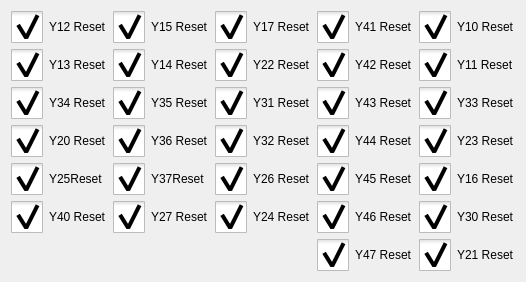
     <widget class="QWidget" name="tab_6">
      <attribute name="title">
       <string>Out Way</string>
      </attribute>
      <layout class="QGridLayout" name="gridLayout_6">
       <item row="0" column="0">
        <widget class="QCheckBox" name="y12Reset">
         <property name="styleSheet">
          <string notr="true">::indicator {
     width: 32px;
     height: 32px;
 }

::indicator:unchecked 
{
     image: url(:/resource/check_unchecked.png);
 }
::indicator:checked 
{
     image: url(:/resource/check_checked.png);
 }

QRadioButton::indicator:checked:disabled
{
 image: url(:/resource/check_checked_disable.png);
}

QRadioButton::indicator:unchecked:disabled
{
 image: url(:/resource/check_unchecked_disable.png);
}</string>
         </property>
         <property name="text">
          <string>Y12 Reset</string>
         </property>
         <property name="checked">
          <bool>true</bool>
         </property>
        </widget>
       </item>
       <item row="0" column="1">
        <widget class="QCheckBox" name="y15Reset">
         <property name="styleSheet">
          <string notr="true">::indicator {
     width: 32px;
     height: 32px;
 }

::indicator:unchecked 
{
     image: url(:/resource/check_unchecked.png);
 }
::indicator:checked 
{
     image: url(:/resource/check_checked.png);
 }

QRadioButton::indicator:checked:disabled
{
 image: url(:/resource/check_checked_disable.png);
}

QRadioButton::indicator:unchecked:disabled
{
 image: url(:/resource/check_unchecked_disable.png);
}</string>
         </property>
         <property name="text">
          <string>Y15 Reset</string>
         </property>
         <property name="checked">
          <bool>true</bool>
         </property>
        </widget>
       </item>
       <item row="0" column="2">
        <widget class="QCheckBox" name="y17Reset">
         <property name="styleSheet">
          <string notr="true">::indicator {
     width: 32px;
     height: 32px;
 }

::indicator:unchecked 
{
     image: url(:/resource/check_unchecked.png);
 }
::indicator:checked 
{
     image: url(:/resource/check_checked.png);
 }

QRadioButton::indicator:checked:disabled
{
 image: url(:/resource/check_checked_disable.png);
}

QRadioButton::indicator:unchecked:disabled
{
 image: url(:/resource/check_unchecked_disable.png);
}</string>
         </property>
         <property name="text">
          <string>Y17 Reset</string>
         </property>
         <property name="checked">
          <bool>true</bool>
         </property>
        </widget>
       </item>
       <item row="0" column="4">
        <widget class="QCheckBox" name="y10Reset">
         <property name="styleSheet">
          <string notr="true">::indicator {
     width: 32px;
     height: 32px;
 }

::indicator:unchecked 
{
     image: url(:/resource/check_unchecked.png);
 }
::indicator:checked 
{
     image: url(:/resource/check_checked.png);
 }

QRadioButton::indicator:checked:disabled
{
 image: url(:/resource/check_checked_disable.png);
}

QRadioButton::indicator:unchecked:disabled
{
 image: url(:/resource/check_unchecked_disable.png);
}</string>
         </property>
         <property name="text">
          <string>Y10 Reset</string>
         </property>
         <property name="checked">
          <bool>true</bool>
         </property>
        </widget>
       </item>
       <item row="1" column="0">
        <widget class="QCheckBox" name="y13Reset">
         <property name="styleSheet">
          <string notr="true">::indicator {
     width: 32px;
     height: 32px;
 }

::indicator:unchecked 
{
     image: url(:/resource/check_unchecked.png);
 }
::indicator:checked 
{
     image: url(:/resource/check_checked.png);
 }

QRadioButton::indicator:checked:disabled
{
 image: url(:/resource/check_checked_disable.png);
}

QRadioButton::indicator:unchecked:disabled
{
 image: url(:/resource/check_unchecked_disable.png);
}</string>
         </property>
         <property name="text">
          <string>Y13 Reset</string>
         </property>
         <property name="checked">
          <bool>true</bool>
         </property>
        </widget>
       </item>
       <item row="1" column="1">
        <widget class="QCheckBox" name="y14Reset">
         <property name="styleSheet">
          <string notr="true">::indicator {
     width: 32px;
     height: 32px;
 }

::indicator:unchecked 
{
     image: url(:/resource/check_unchecked.png);
 }
::indicator:checked 
{
     image: url(:/resource/check_checked.png);
 }

QRadioButton::indicator:checked:disabled
{
 image: url(:/resource/check_checked_disable.png);
}

QRadioButton::indicator:unchecked:disabled
{
 image: url(:/resource/check_unchecked_disable.png);
}</string>
         </property>
         <property name="text">
          <string>Y14 Reset</string>
         </property>
         <property name="checked">
          <bool>true</bool>
         </property>
        </widget>
       </item>
       <item row="1" column="2">
        <widget class="QCheckBox" name="y22Reset">
         <property name="styleSheet">
          <string notr="true">::indicator {
     width: 32px;
     height: 32px;
 }

::indicator:unchecked 
{
     image: url(:/resource/check_unchecked.png);
 }
::indicator:checked 
{
     image: url(:/resource/check_checked.png);
 }

QRadioButton::indicator:checked:disabled
{
 image: url(:/resource/check_checked_disable.png);
}

QRadioButton::indicator:unchecked:disabled
{
 image: url(:/resource/check_unchecked_disable.png);
}</string>
         </property>
         <property name="text">
          <string>Y22 Reset</string>
         </property>
         <property name="checked">
          <bool>true</bool>
         </property>
        </widget>
       </item>
       <item row="1" column="4">
        <widget class="QCheckBox" name="y11Reset">
         <property name="styleSheet">
          <string notr="true">::indicator {
     width: 32px;
     height: 32px;
 }

::indicator:unchecked 
{
     image: url(:/resource/check_unchecked.png);
 }
::indicator:checked 
{
     image: url(:/resource/check_checked.png);
 }

QRadioButton::indicator:checked:disabled
{
 image: url(:/resource/check_checked_disable.png);
}

QRadioButton::indicator:unchecked:disabled
{
 image: url(:/resource/check_unchecked_disable.png);
}</string>
         </property>
         <property name="text">
          <string>Y11 Reset</string>
         </property>
         <property name="checked">
          <bool>true</bool>
         </property>
        </widget>
       </item>
       <item row="2" column="0">
        <widget class="QCheckBox" name="y34Reset">
         <property name="styleSheet">
          <string notr="true">::indicator {
     width: 32px;
     height: 32px;
 }

::indicator:unchecked 
{
     image: url(:/resource/check_unchecked.png);
 }
::indicator:checked 
{
     image: url(:/resource/check_checked.png);
 }

QRadioButton::indicator:checked:disabled
{
 image: url(:/resource/check_checked_disable.png);
}

QRadioButton::indicator:unchecked:disabled
{
 image: url(:/resource/check_unchecked_disable.png);
}</string>
         </property>
         <property name="text">
          <string>Y34 Reset</string>
         </property>
         <property name="checked">
          <bool>true</bool>
         </property>
        </widget>
       </item>
       <item row="2" column="1">
        <widget class="QCheckBox" name="y35Reset">
         <property name="styleSheet">
          <string notr="true">::indicator {
     width: 32px;
     height: 32px;
 }

::indicator:unchecked 
{
     image: url(:/resource/check_unchecked.png);
 }
::indicator:checked 
{
     image: url(:/resource/check_checked.png);
 }

QRadioButton::indicator:checked:disabled
{
 image: url(:/resource/check_checked_disable.png);
}

QRadioButton::indicator:unchecked:disabled
{
 image: url(:/resource/check_unchecked_disable.png);
}</string>
         </property>
         <property name="text">
          <string>Y35 Reset</string>
         </property>
         <property name="checked">
          <bool>true</bool>
         </property>
        </widget>
       </item>
       <item row="2" column="2">
        <widget class="QCheckBox" name="y31Reset">
         <property name="styleSheet">
          <string notr="true">::indicator {
     width: 32px;
     height: 32px;
 }

::indicator:unchecked 
{
     image: url(:/resource/check_unchecked.png);
 }
::indicator:checked 
{
     image: url(:/resource/check_checked.png);
 }

QRadioButton::indicator:checked:disabled
{
 image: url(:/resource/check_checked_disable.png);
}

QRadioButton::indicator:unchecked:disabled
{
 image: url(:/resource/check_unchecked_disable.png);
}</string>
         </property>
         <property name="text">
          <string>Y31 Reset</string>
         </property>
         <property name="checked">
          <bool>true</bool>
         </property>
        </widget>
       </item>
       <item row="2" column="4">
        <widget class="QCheckBox" name="y33Reset">
         <property name="styleSheet">
          <string notr="true">::indicator {
     width: 32px;
     height: 32px;
 }

::indicator:unchecked 
{
     image: url(:/resource/check_unchecked.png);
 }
::indicator:checked 
{
     image: url(:/resource/check_checked.png);
 }

QRadioButton::indicator:checked:disabled
{
 image: url(:/resource/check_checked_disable.png);
}

QRadioButton::indicator:unchecked:disabled
{
 image: url(:/resource/check_unchecked_disable.png);
}</string>
         </property>
         <property name="text">
          <string>Y33 Reset</string>
         </property>
         <property name="checked">
          <bool>true</bool>
         </property>
        </widget>
       </item>
       <item row="3" column="0">
        <widget class="QCheckBox" name="y20Reset">
         <property name="styleSheet">
          <string notr="true">::indicator {
     width: 32px;
     height: 32px;
 }

::indicator:unchecked 
{
     image: url(:/resource/check_unchecked.png);
 }
::indicator:checked 
{
     image: url(:/resource/check_checked.png);
 }

QRadioButton::indicator:checked:disabled
{
 image: url(:/resource/check_checked_disable.png);
}

QRadioButton::indicator:unchecked:disabled
{
 image: url(:/resource/check_unchecked_disable.png);
}</string>
         </property>
         <property name="text">
          <string>Y20 Reset</string>
         </property>
         <property name="checked">
          <bool>true</bool>
         </property>
        </widget>
       </item>
       <item row="3" column="1">
        <widget class="QCheckBox" name="y36Reset">
         <property name="styleSheet">
          <string notr="true">::indicator {
     width: 32px;
     height: 32px;
 }

::indicator:unchecked 
{
     image: url(:/resource/check_unchecked.png);
 }
::indicator:checked 
{
     image: url(:/resource/check_checked.png);
 }

QRadioButton::indicator:checked:disabled
{
 image: url(:/resource/check_checked_disable.png);
}

QRadioButton::indicator:unchecked:disabled
{
 image: url(:/resource/check_unchecked_disable.png);
}</string>
         </property>
         <property name="text">
          <string>Y36 Reset</string>
         </property>
         <property name="checked">
          <bool>true</bool>
         </property>
        </widget>
       </item>
       <item row="3" column="2">
        <widget class="QCheckBox" name="y32Reset">
         <property name="styleSheet">
          <string notr="true">::indicator {
     width: 32px;
     height: 32px;
 }

::indicator:unchecked 
{
     image: url(:/resource/check_unchecked.png);
 }
::indicator:checked 
{
     image: url(:/resource/check_checked.png);
 }

QRadioButton::indicator:checked:disabled
{
 image: url(:/resource/check_checked_disable.png);
}

QRadioButton::indicator:unchecked:disabled
{
 image: url(:/resource/check_unchecked_disable.png);
}</string>
         </property>
         <property name="text">
          <string>Y32 Reset</string>
         </property>
         <property name="checked">
          <bool>true</bool>
         </property>
        </widget>
       </item>
       <item row="3" column="4">
        <widget class="QCheckBox" name="y23Reset">
         <property name="styleSheet">
          <string notr="true">::indicator {
     width: 32px;
     height: 32px;
 }

::indicator:unchecked 
{
     image: url(:/resource/check_unchecked.png);
 }
::indicator:checked 
{
     image: url(:/resource/check_checked.png);
 }

QRadioButton::indicator:checked:disabled
{
 image: url(:/resource/check_checked_disable.png);
}

QRadioButton::indicator:unchecked:disabled
{
 image: url(:/resource/check_unchecked_disable.png);
}</string>
         </property>
         <property name="text">
          <string>Y23 Reset</string>
         </property>
         <property name="checked">
          <bool>true</bool>
         </property>
        </widget>
       </item>
       <item row="4" column="0">
        <widget class="QCheckBox" name="y25Reset">
         <property name="styleSheet">
          <string notr="true">::indicator {
     width: 32px;
     height: 32px;
 }

::indicator:unchecked 
{
     image: url(:/resource/check_unchecked.png);
 }
::indicator:checked 
{
     image: url(:/resource/check_checked.png);
 }

QRadioButton::indicator:checked:disabled
{
 image: url(:/resource/check_checked_disable.png);
}

QRadioButton::indicator:unchecked:disabled
{
 image: url(:/resource/check_unchecked_disable.png);
}</string>
         </property>
         <property name="text">
          <string>Y25Reset</string>
         </property>
         <property name="checked">
          <bool>true</bool>
         </property>
        </widget>
       </item>
       <item row="4" column="1">
        <widget class="QCheckBox" name="y37Reset">
         <property name="styleSheet">
          <string notr="true">::indicator {
     width: 32px;
     height: 32px;
 }

::indicator:unchecked 
{
     image: url(:/resource/check_unchecked.png);
 }
::indicator:checked 
{
     image: url(:/resource/check_checked.png);
 }

QRadioButton::indicator:checked:disabled
{
 image: url(:/resource/check_checked_disable.png);
}

QRadioButton::indicator:unchecked:disabled
{
 image: url(:/resource/check_unchecked_disable.png);
}</string>
         </property>
         <property name="text">
          <string>Y37Reset</string>
         </property>
         <property name="checked">
          <bool>true</bool>
         </property>
        </widget>
       </item>
       <item row="4" column="4">
        <widget class="QCheckBox" name="y16Reset">
         <property name="styleSheet">
          <string notr="true">::indicator {
     width: 32px;
     height: 32px;
 }

::indicator:unchecked 
{
     image: url(:/resource/check_unchecked.png);
 }
::indicator:checked 
{
     image: url(:/resource/check_checked.png);
 }

QRadioButton::indicator:checked:disabled
{
 image: url(:/resource/check_checked_disable.png);
}

QRadioButton::indicator:unchecked:disabled
{
 image: url(:/resource/check_unchecked_disable.png);
}</string>
         </property>
         <property name="text">
          <string>Y16 Reset</string>
         </property>
         <property name="checked">
          <bool>true</bool>
         </property>
        </widget>
       </item>
       <item row="5" column="0">
        <widget class="QCheckBox" name="y40Reset">
         <property name="styleSheet">
          <string notr="true">::indicator {
     width: 32px;
     height: 32px;
 }

::indicator:unchecked 
{
     image: url(:/resource/check_unchecked.png);
 }
::indicator:checked 
{
     image: url(:/resource/check_checked.png);
 }

QRadioButton::indicator:checked:disabled
{
 image: url(:/resource/check_checked_disable.png);
}

QRadioButton::indicator:unchecked:disabled
{
 image: url(:/resource/check_unchecked_disable.png);
}</string>
         </property>
         <property name="text">
          <string>Y40 Reset</string>
         </property>
         <property name="checked">
          <bool>true</bool>
         </property>
        </widget>
       </item>
       <item row="5" column="1">
        <widget class="QCheckBox" name="y27Reset">
         <property name="styleSheet">
          <string notr="true">::indicator {
     width: 32px;
     height: 32px;
 }

::indicator:unchecked 
{
     image: url(:/resource/check_unchecked.png);
 }
::indicator:checked 
{
     image: url(:/resource/check_checked.png);
 }

QRadioButton::indicator:checked:disabled
{
 image: url(:/resource/check_checked_disable.png);
}

QRadioButton::indicator:unchecked:disabled
{
 image: url(:/resource/check_unchecked_disable.png);
}</string>
         </property>
         <property name="text">
          <string>Y27 Reset</string>
         </property>
         <property name="checked">
          <bool>true</bool>
         </property>
        </widget>
       </item>
       <item row="5" column="4">
        <widget class="QCheckBox" name="y30Reset">
         <property name="styleSheet">
          <string notr="true">::indicator {
     width: 32px;
     height: 32px;
 }

::indicator:unchecked 
{
     image: url(:/resource/check_unchecked.png);
 }
::indicator:checked 
{
     image: url(:/resource/check_checked.png);
 }

QRadioButton::indicator:checked:disabled
{
 image: url(:/resource/check_checked_disable.png);
}

QRadioButton::indicator:unchecked:disabled
{
 image: url(:/resource/check_unchecked_disable.png);
}</string>
         </property>
         <property name="text">
          <string>Y30 Reset</string>
         </property>
         <property name="checked">
          <bool>true</bool>
         </property>
        </widget>
       </item>
       <item row="6" column="4">
        <widget class="QCheckBox" name="y21Reset">
         <property name="styleSheet">
          <string notr="true">::indicator {
     width: 32px;
     height: 32px;
 }

::indicator:unchecked 
{
     image: url(:/resource/check_unchecked.png);
 }
::indicator:checked 
{
     image: url(:/resource/check_checked.png);
 }

QRadioButton::indicator:checked:disabled
{
 image: url(:/resource/check_checked_disable.png);
}

QRadioButton::indicator:unchecked:disabled
{
 image: url(:/resource/check_unchecked_disable.png);
}</string>
         </property>
         <property name="text">
          <string>Y21 Reset</string>
         </property>
         <property name="checked">
          <bool>true</bool>
         </property>
        </widget>
       </item>
       <item row="4" column="2">
        <widget class="QCheckBox" name="y26Reset">
         <property name="styleSheet">
          <string notr="true">::indicator {
     width: 32px;
     height: 32px;
 }

::indicator:unchecked 
{
     image: url(:/resource/check_unchecked.png);
 }
::indicator:checked 
{
     image: url(:/resource/check_checked.png);
 }

QRadioButton::indicator:checked:disabled
{
 image: url(:/resource/check_checked_disable.png);
}

QRadioButton::indicator:unchecked:disabled
{
 image: url(:/resource/check_unchecked_disable.png);
}</string>
         </property>
         <property name="text">
          <string>Y26 Reset</string>
         </property>
         <property name="checked">
          <bool>true</bool>
         </property>
        </widget>
       </item>
       <item row="0" column="3">
        <widget class="QCheckBox" name="y41Reset">
         <property name="styleSheet">
          <string notr="true">::indicator {
     width: 32px;
     height: 32px;
 }

::indicator:unchecked 
{
     image: url(:/resource/check_unchecked.png);
 }
::indicator:checked 
{
     image: url(:/resource/check_checked.png);
 }

QRadioButton::indicator:checked:disabled
{
 image: url(:/resource/check_checked_disable.png);
}

QRadioButton::indicator:unchecked:disabled
{
 image: url(:/resource/check_unchecked_disable.png);
}</string>
         </property>
         <property name="text">
          <string>Y41 Reset</string>
         </property>
         <property name="checked">
          <bool>true</bool>
         </property>
        </widget>
       </item>
       <item row="1" column="3">
        <widget class="QCheckBox" name="y42Reset">
         <property name="styleSheet">
          <string notr="true">::indicator {
     width: 32px;
     height: 32px;
 }

::indicator:unchecked 
{
     image: url(:/resource/check_unchecked.png);
 }
::indicator:checked 
{
     image: url(:/resource/check_checked.png);
 }

QRadioButton::indicator:checked:disabled
{
 image: url(:/resource/check_checked_disable.png);
}

QRadioButton::indicator:unchecked:disabled
{
 image: url(:/resource/check_unchecked_disable.png);
}</string>
         </property>
         <property name="text">
          <string>Y42 Reset</string>
         </property>
         <property name="checked">
          <bool>true</bool>
         </property>
        </widget>
       </item>
       <item row="2" column="3">
        <widget class="QCheckBox" name="y43Reset">
         <property name="styleSheet">
          <string notr="true">::indicator {
     width: 32px;
     height: 32px;
 }

::indicator:unchecked 
{
     image: url(:/resource/check_unchecked.png);
 }
::indicator:checked 
{
     image: url(:/resource/check_checked.png);
 }

QRadioButton::indicator:checked:disabled
{
 image: url(:/resource/check_checked_disable.png);
}

QRadioButton::indicator:unchecked:disabled
{
 image: url(:/resource/check_unchecked_disable.png);
}</string>
         </property>
         <property name="text">
          <string>Y43 Reset</string>
         </property>
         <property name="checked">
          <bool>true</bool>
         </property>
        </widget>
       </item>
       <item row="3" column="3">
        <widget class="QCheckBox" name="y44Reset">
         <property name="styleSheet">
          <string notr="true">::indicator {
     width: 32px;
     height: 32px;
 }

::indicator:unchecked 
{
     image: url(:/resource/check_unchecked.png);
 }
::indicator:checked 
{
     image: url(:/resource/check_checked.png);
 }

QRadioButton::indicator:checked:disabled
{
 image: url(:/resource/check_checked_disable.png);
}

QRadioButton::indicator:unchecked:disabled
{
 image: url(:/resource/check_unchecked_disable.png);
}</string>
         </property>
         <property name="text">
          <string>Y44 Reset</string>
         </property>
         <property name="checked">
          <bool>true</bool>
         </property>
        </widget>
       </item>
       <item row="4" column="3">
        <widget class="QCheckBox" name="y45Reset">
         <property name="styleSheet">
          <string notr="true">::indicator {
     width: 32px;
     height: 32px;
 }

::indicator:unchecked 
{
     image: url(:/resource/check_unchecked.png);
 }
::indicator:checked 
{
     image: url(:/resource/check_checked.png);
 }

QRadioButton::indicator:checked:disabled
{
 image: url(:/resource/check_checked_disable.png);
}

QRadioButton::indicator:unchecked:disabled
{
 image: url(:/resource/check_unchecked_disable.png);
}</string>
         </property>
         <property name="text">
          <string>Y45 Reset</string>
         </property>
         <property name="checked">
          <bool>true</bool>
         </property>
        </widget>
       </item>
       <item row="5" column="3">
        <widget class="QCheckBox" name="y46Reset">
         <property name="styleSheet">
          <string notr="true">::indicator {
     width: 32px;
     height: 32px;
 }

::indicator:unchecked 
{
     image: url(:/resource/check_unchecked.png);
 }
::indicator:checked 
{
     image: url(:/resource/check_checked.png);
 }

QRadioButton::indicator:checked:disabled
{
 image: url(:/resource/check_checked_disable.png);
}

QRadioButton::indicator:unchecked:disabled
{
 image: url(:/resource/check_unchecked_disable.png);
}</string>
         </property>
         <property name="text">
          <string>Y46 Reset</string>
         </property>
         <property name="checked">
          <bool>true</bool>
         </property>
        </widget>
       </item>
       <item row="6" column="3">
        <widget class="QCheckBox" name="y47Reset">
         <property name="styleSheet">
          <string notr="true">::indicator {
     width: 32px;
     height: 32px;
 }

::indicator:unchecked 
{
     image: url(:/resource/check_unchecked.png);
 }
::indicator:checked 
{
     image: url(:/resource/check_checked.png);
 }

QRadioButton::indicator:checked:disabled
{
 image: url(:/resource/check_checked_disable.png);
}

QRadioButton::indicator:unchecked:disabled
{
 image: url(:/resource/check_unchecked_disable.png);
}</string>
         </property>
         <property name="text">
          <string>Y47 Reset</string>
         </property>
         <property name="checked">
          <bool>true</bool>
         </property>
        </widget>
       </item>
       <item row="5" column="2">
        <widget class="QCheckBox" name="y24Reset">
         <property name="styleSheet">
          <string notr="true">::indicator {
     width: 32px;
     height: 32px;
 }

::indicator:unchecked 
{
     image: url(:/resource/check_unchecked.png);
 }
::indicator:checked 
{
     image: url(:/resource/check_checked.png);
 }

QRadioButton::indicator:checked:disabled
{
 image: url(:/resource/check_checked_disable.png);
}

QRadioButton::indicator:unchecked:disabled
{
 image: url(:/resource/check_unchecked_disable.png);
}</string>
         </property>
         <property name="text">
          <string>Y24 Reset</string>
         </property>
         <property name="checked">
          <bool>true</bool>
         </property>
        </widget>
       </item>
      </layout>
     </widget>
